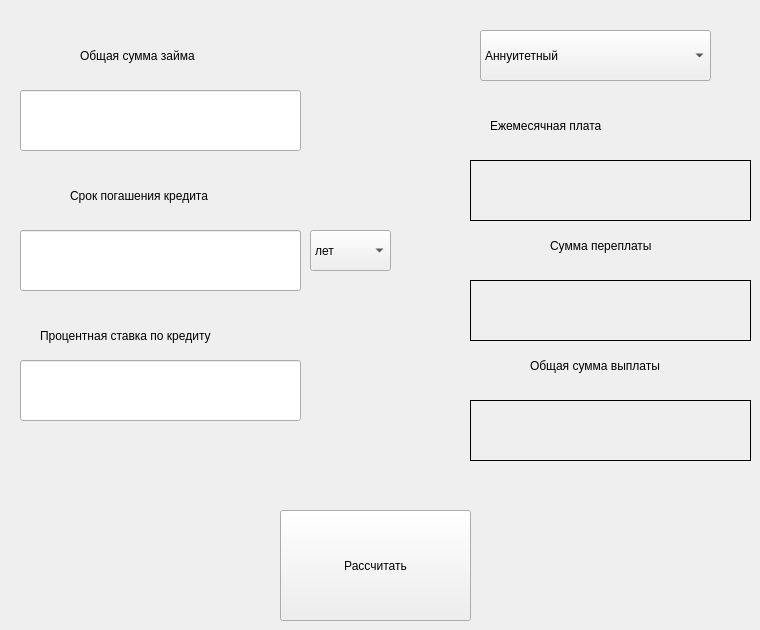
    <widget class="QWidget" name="tab_2">
     <attribute name="title">
      <string>Кредитный</string>
     </attribute>
     <widget class="QLineEdit" name="lineEdit_srok">
      <property name="geometry">
       <rect>
        <x>20</x>
        <y>230</y>
        <width>281</width>
        <height>61</height>
       </rect>
      </property>
      <property name="font">
       <font>
        <pointsize>16</pointsize>
       </font>
      </property>
      <property name="toolTipDuration">
       <number>0</number>
      </property>
      <property name="styleSheet">
       <string notr="true"/>
      </property>
      <property name="locale">
       <locale language="English" country="UnitedStates"/>
      </property>
      <property name="inputMethodHints">
       <set>Qt::ImhLowercaseOnly</set>
      </property>
      <property name="text">
       <string/>
      </property>
      <property name="alignment">
       <set>Qt::AlignRight|Qt::AlignTrailing|Qt::AlignVCenter</set>
      </property>
     </widget>
     <widget class="QLineEdit" name="lineEdit_sz">
      <property name="geometry">
       <rect>
        <x>20</x>
        <y>90</y>
        <width>281</width>
        <height>61</height>
       </rect>
      </property>
      <property name="font">
       <font>
        <pointsize>16</pointsize>
       </font>
      </property>
      <property name="toolTipDuration">
       <number>0</number>
      </property>
      <property name="styleSheet">
       <string notr="true"/>
      </property>
      <property name="locale">
       <locale language="English" country="UnitedStates"/>
      </property>
      <property name="inputMethodHints">
       <set>Qt::ImhLowercaseOnly</set>
      </property>
      <property name="text">
       <string/>
      </property>
      <property name="alignment">
       <set>Qt::AlignRight|Qt::AlignTrailing|Qt::AlignVCenter</set>
      </property>
     </widget>
     <widget class="QLineEdit" name="lineEdit_stavka">
      <property name="geometry">
       <rect>
        <x>20</x>
        <y>360</y>
        <width>281</width>
        <height>61</height>
       </rect>
      </property>
      <property name="font">
       <font>
        <pointsize>16</pointsize>
       </font>
      </property>
      <property name="toolTipDuration">
       <number>0</number>
      </property>
      <property name="styleSheet">
       <string notr="true"/>
      </property>
      <property name="locale">
       <locale language="English" country="UnitedStates"/>
      </property>
      <property name="inputMethodHints">
       <set>Qt::ImhLowercaseOnly</set>
      </property>
      <property name="text">
       <string/>
      </property>
      <property name="alignment">
       <set>Qt::AlignRight|Qt::AlignTrailing|Qt::AlignVCenter</set>
      </property>
     </widget>
     <widget class="QLabel" name="label">
      <property name="geometry">
       <rect>
        <x>80</x>
        <y>40</y>
        <width>151</width>
        <height>31</height>
       </rect>
      </property>
      <property name="text">
       <string>Общая сумма займа</string>
      </property>
     </widget>
     <widget class="QLabel" name="label_2">
      <property name="geometry">
       <rect>
        <x>70</x>
        <y>180</y>
        <width>181</width>
        <height>31</height>
       </rect>
      </property>
      <property name="text">
       <string>Срок погашения кредита</string>
      </property>
     </widget>
     <widget class="QLabel" name="label_3">
      <property name="geometry">
       <rect>
        <x>40</x>
        <y>320</y>
        <width>231</width>
        <height>31</height>
       </rect>
      </property>
      <property name="text">
       <string>Процентная ставка по кредиту</string>
      </property>
     </widget>
     <widget class="QComboBox" name="type_box">
      <property name="geometry">
       <rect>
        <x>480</x>
        <y>30</y>
        <width>231</width>
        <height>51</height>
       </rect>
      </property>
      <property name="focusPolicy">
       <enum>Qt::WheelFocus</enum>
      </property>
      <property name="layoutDirection">
       <enum>Qt::LeftToRight</enum>
      </property>
      <property name="autoFillBackground">
       <bool>false</bool>
      </property>
      <item>
       <property name="text">
        <string>Аннуитетный</string>
       </property>
      </item>
      <item>
       <property name="text">
        <string>Дифференцированный</string>
       </property>
      </item>
     </widget>
     <widget class="QLabel" name="label_4">
      <property name="geometry">
       <rect>
        <x>490</x>
        <y>110</y>
        <width>151</width>
        <height>31</height>
       </rect>
      </property>
      <property name="text">
       <string>Ежемесячная плата</string>
      </property>
     </widget>
     <widget class="QLabel" name="label_5">
      <property name="geometry">
       <rect>
        <x>550</x>
        <y>230</y>
        <width>131</width>
        <height>31</height>
       </rect>
      </property>
      <property name="text">
       <string>Сумма переплаты</string>
      </property>
     </widget>
     <widget class="QLabel" name="label_6">
      <property name="geometry">
       <rect>
        <x>530</x>
        <y>350</y>
        <width>171</width>
        <height>31</height>
       </rect>
      </property>
      <property name="text">
       <string>Общая сумма выплаты</string>
      </property>
     </widget>
     <widget class="QLabel" name="result_label_month_plata">
      <property name="geometry">
       <rect>
        <x>470</x>
        <y>160</y>
        <width>281</width>
        <height>61</height>
       </rect>
      </property>
      <property name="font">
       <font>
        <pointsize>16</pointsize>
       </font>
      </property>
      <property name="autoFillBackground">
       <bool>false</bool>
      </property>
      <property name="frameShape">
       <enum>QFrame::Box</enum>
      </property>
      <property name="frameShadow">
       <enum>QFrame::Plain</enum>
      </property>
      <property name="text">
       <string notr="true"/>
      </property>
      <property name="textFormat">
       <enum>Qt::PlainText</enum>
      </property>
      <property name="alignment">
       <set>Qt::AlignRight|Qt::AlignTrailing|Qt::AlignVCenter</set>
      </property>
     </widget>
     <widget class="QLabel" name="result_label_pereplata">
      <property name="geometry">
       <rect>
        <x>470</x>
        <y>280</y>
        <width>281</width>
        <height>61</height>
       </rect>
      </property>
      <property name="font">
       <font>
        <pointsize>16</pointsize>
       </font>
      </property>
      <property name="autoFillBackground">
       <bool>false</bool>
      </property>
      <property name="frameShape">
       <enum>QFrame::Box</enum>
      </property>
      <property name="frameShadow">
       <enum>QFrame::Plain</enum>
      </property>
      <property name="text">
       <string notr="true"/>
      </property>
      <property name="textFormat">
       <enum>Qt::PlainText</enum>
      </property>
      <property name="alignment">
       <set>Qt::AlignRight|Qt::AlignTrailing|Qt::AlignVCenter</set>
      </property>
     </widget>
     <widget class="QLabel" name="result_label_allsumm">
      <property name="geometry">
       <rect>
        <x>470</x>
        <y>400</y>
        <width>281</width>
        <height>61</height>
       </rect>
      </property>
      <property name="font">
       <font>
        <pointsize>16</pointsize>
       </font>
      </property>
      <property name="autoFillBackground">
       <bool>false</bool>
      </property>
      <property name="frameShape">
       <enum>QFrame::Box</enum>
      </property>
      <property name="frameShadow">
       <enum>QFrame::Plain</enum>
      </property>
      <property name="text">
       <string notr="true"/>
      </property>
      <property name="textFormat">
       <enum>Qt::PlainText</enum>
      </property>
      <property name="alignment">
       <set>Qt::AlignRight|Qt::AlignTrailing|Qt::AlignVCenter</set>
      </property>
     </widget>
     <widget class="QComboBox" name="year_Box">
      <property name="geometry">
       <rect>
        <x>310</x>
        <y>230</y>
        <width>81</width>
        <height>41</height>
       </rect>
      </property>
      <property name="maximumSize">
       <size>
        <width>16777214</width>
        <height>16777215</height>
       </size>
      </property>
      <item>
       <property name="text">
        <string>лет</string>
       </property>
      </item>
      <item>
       <property name="text">
        <string>месяцев</string>
       </property>
      </item>
     </widget>
     <widget class="QPushButton" name="pushButton_kredit">
      <property name="geometry">
       <rect>
        <x>280</x>
        <y>510</y>
        <width>191</width>
        <height>111</height>
       </rect>
      </property>
      <property name="text">
       <string>Рассчитать</string>
      </property>
     </widget>
    </widget>
